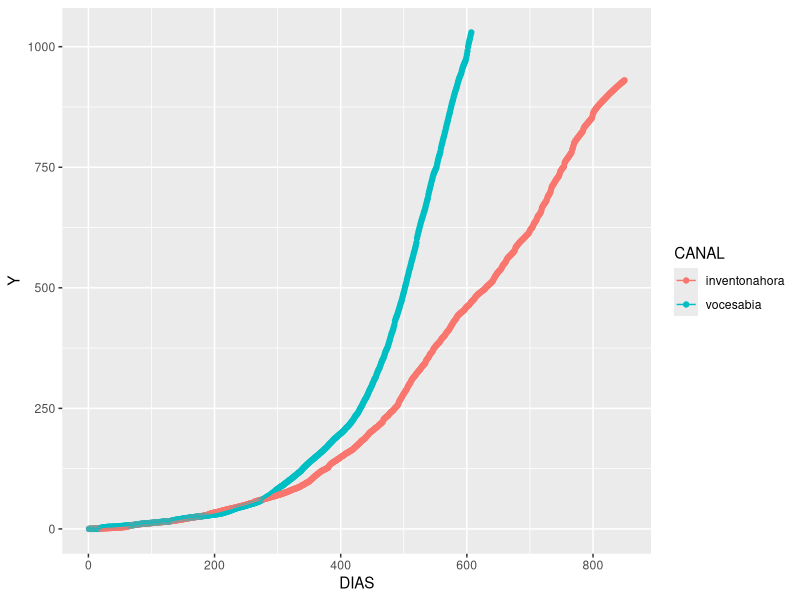
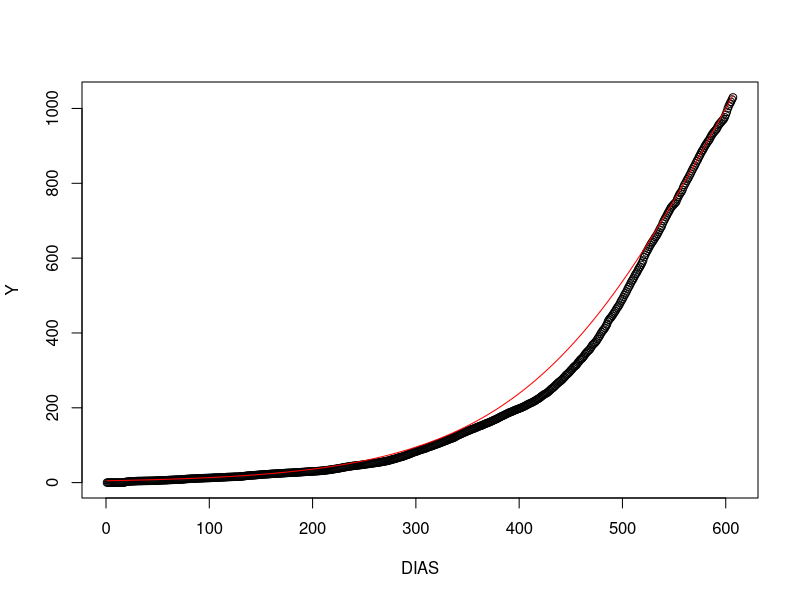
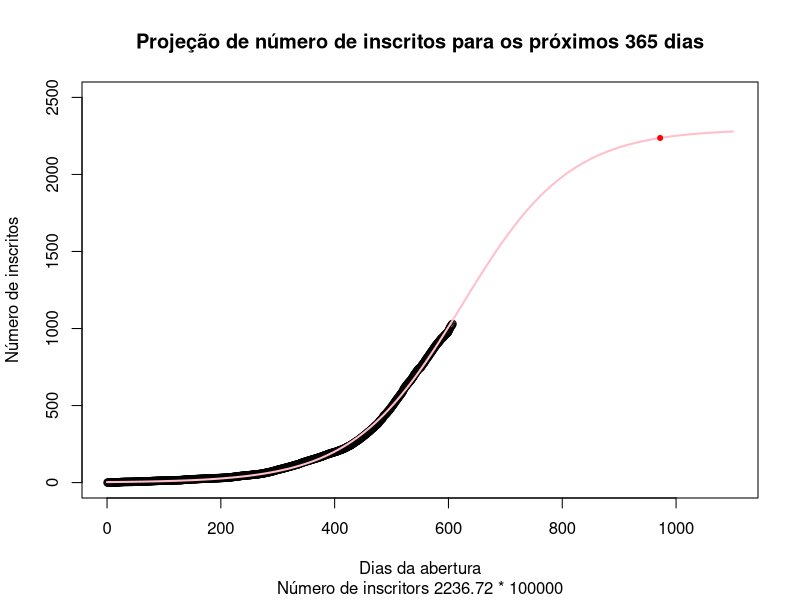
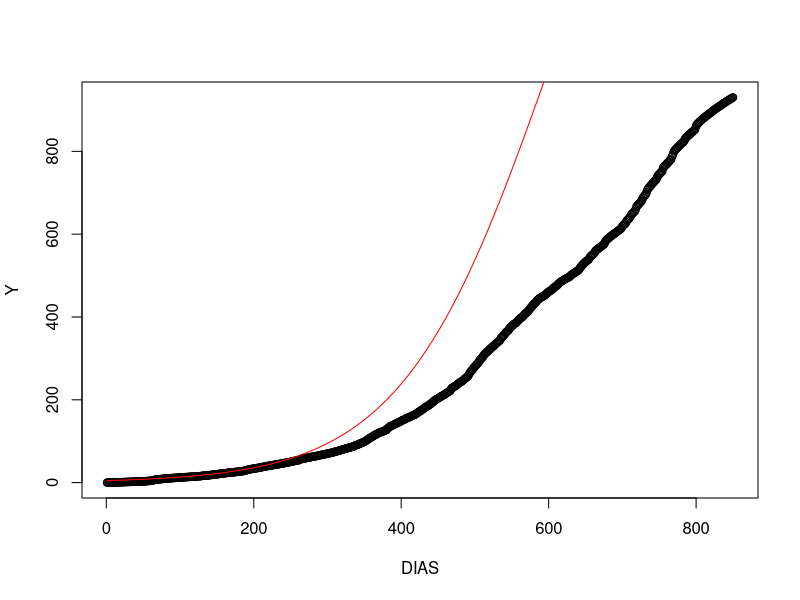
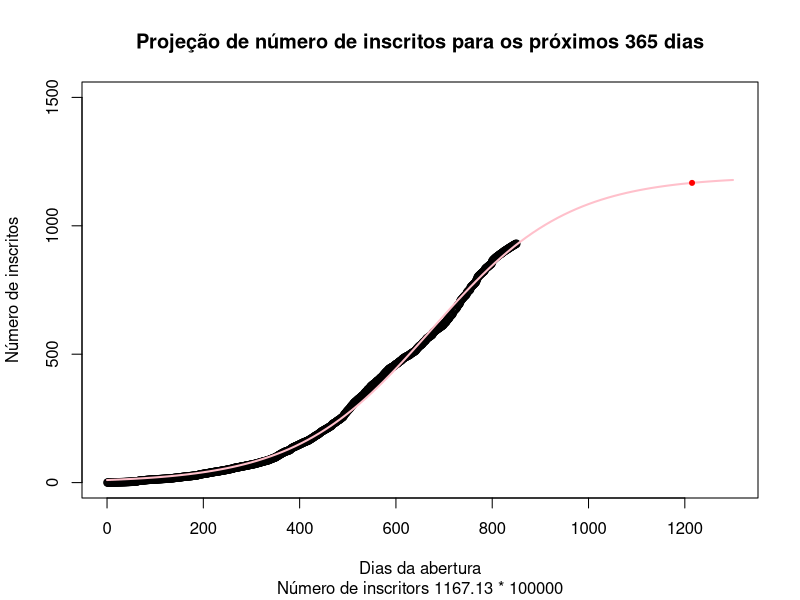

Here is the R script that generated these plots, in order:
#-----------------------------------------------------------------------
# Pacotes Utilizados
library(tidyverse)


#-----------------------------------------------------------------------
#Leitura e tratamento.

dados <- read.table("youtube.txt", header = TRUE)

dados <- dados %>%
         group_by(CANAL) %>%
         arrange(DIAS) %>%
         mutate(Y = cumsum(VIEWS)/100000) %>%
         ungroup()

#-----------------------------------------------------------------------
#Visualização dos dados

ggplot(data = dados,
       mapping = aes(x = DIAS, y = Y, color = CANAL)) +
  geom_point() +
  stat_summary(geom = "line", fun = "mean")

#-----------------------------------------------------------------------


canal_a <- dados %>%
            filter(CANAL == "vocesabia")


plot(Y ~ DIAS, data = canal_a )

start <- list(L = 2000, M = 600, B = -0.01)

with(start,
     curve(L/(1 + exp(B * (x - M))), add = TRUE, col = "red"))

n0 <- nls(Y ~ L/(1 + exp(B * (DIAS - M))),
          data = canal_a,
          start = start,
          trace = TRUE)

fit <- as.list(coef(n0))

last_day <- tail(canal_a$DIAS, n=1) + 365

nviews <- predict(n0, newdata = list(DIAS = last_day))

subtitle <- sprintf("Número de inscritors %s * 100000", round(nviews,2))

plot(Y ~ DIAS,
     data = canal_a,
     xlim = c(0, 1100),
     ylim = c(0, 2500),
     ylab = "Número de inscritos",
     xlab = "Dias da abertura",
     main ="Projeção de número de inscritos para os próximos 365 dias",
     sub = subtitle)

with(fit,
     curve(L/(1 + exp(B * (x - M))),
           add = TRUE,
           lwd = 2,
           col = "pink"))
points(x = last_day, pch = 20, col = "red",
       y = nviews)


#-----------------------------------------------------------------------


canal_b <- dados %>%
  filter(CANAL == "inventonahora")


plot(Y ~ DIAS, data = canal_b )

start <- list(L = 2000, M = 600, B = -0.01)

with(start,
     curve(L/(1 + exp(B * (x - M))), add = TRUE, col = "red"))

n0 <- nls(Y ~ L/(1 + exp(B * (DIAS - M))),
          data = canal_b,
          start = start,
          trace = TRUE)

fit <- as.list(coef(n0))

last_day <- tail(canal_b$DIAS, n=1) + 365

nviews <- predict(n0, newdata = list(DIAS = last_day))

subtitle <- sprintf("Número de inscritors %s * 100000", round(nviews,2))

plot(Y ~ DIAS,
     data = canal_b,
     xlim = c(0, 1300),
     ylim = c(0, 1500),
     ylab = "Número de inscritos",
     xlab = "Dias da abertura",
     main ="Projeção de número de inscritos para os próximos 365 dias",
     sub = subtitle)
with(fit,
     curve(L/(1 + exp(B * (x - M))),
           add = TRUE,
           lwd = 2,
           col = "pink"))
points(x = last_day, pch = 20, col = "red",
       y = nviews)








